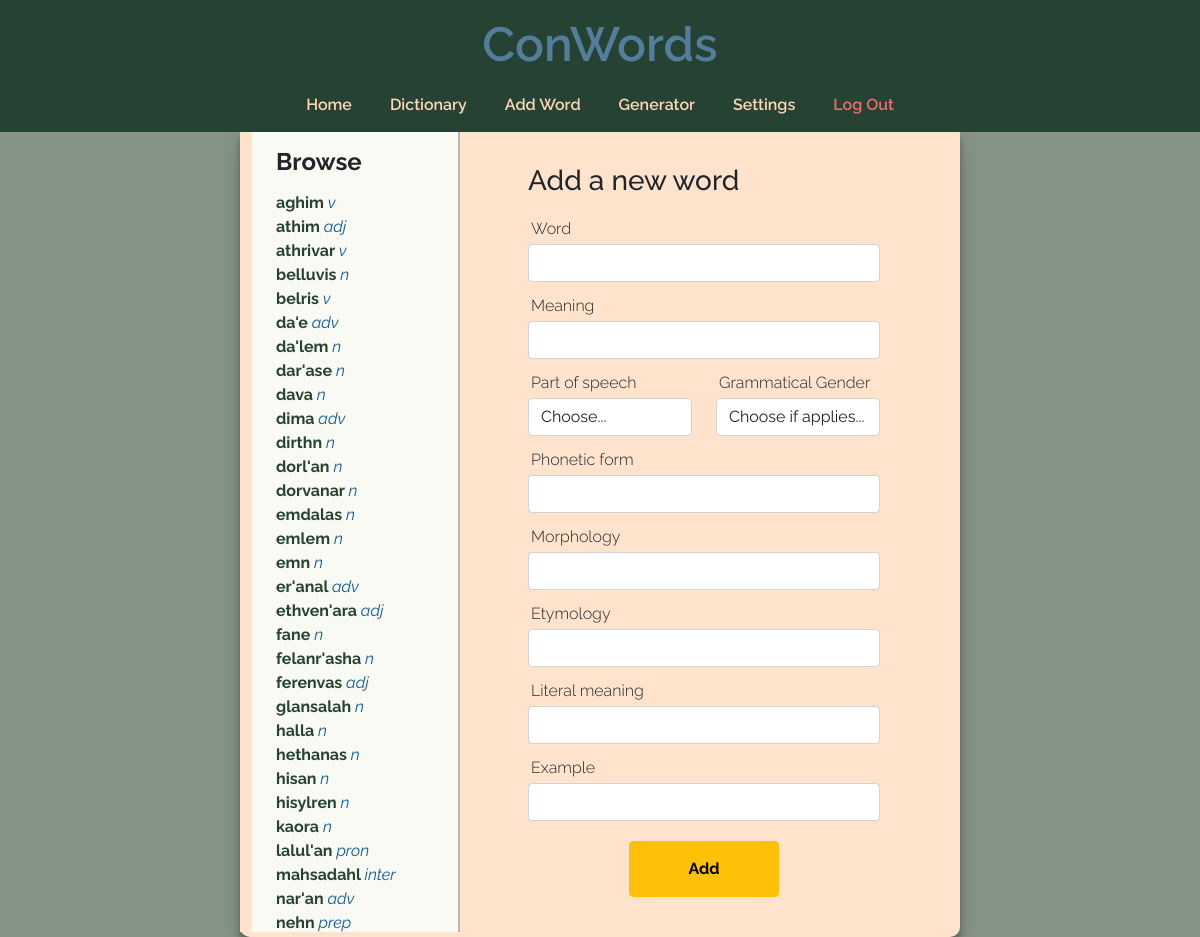
Before: /addword (signed in) with the older database file.
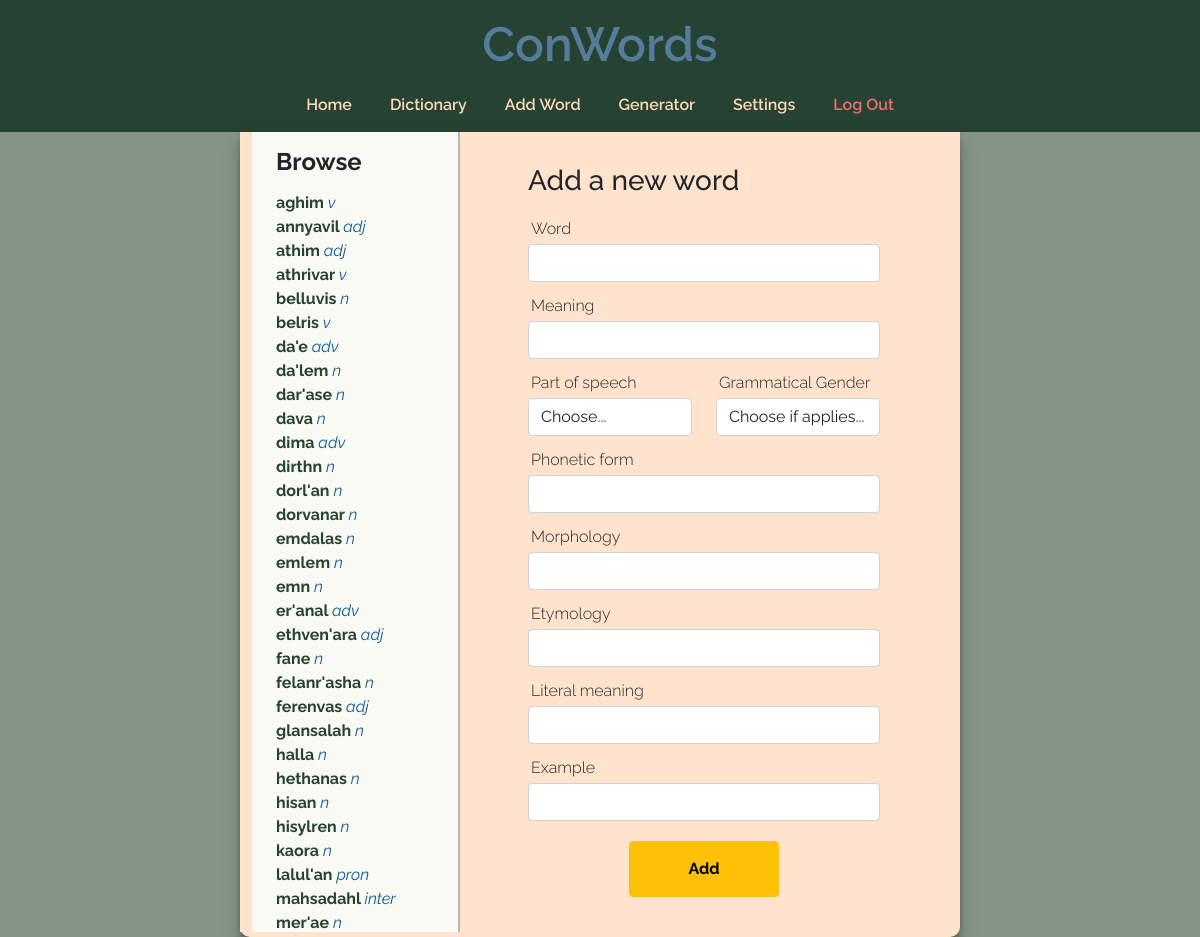
After: the same page with the newer database file.
### tables this page shows
CREATE TABLE entries (
id INTEGER NOT NULL PRIMARY KEY AUTOINCREMENT,
word_id INTEGER NOT NULL,
meaning_id INTEGER NOT NULL,
part_of_speech_id INTEGER,
grammatical_gender_id INTEGER,
phonetic_form TEXT,
morphology TEXT,
etymology TEXT,
literal_meaning TEXT,
example TEXT,
user_id INTEGER NOT NULL,
FOREIGN KEY(word_id) REFERENCES words(id),
FOREIGN KEY(meaning_id) REFERENCES meanings(id),
FOREIGN KEY(part_of_speech_id) REFERENCES parts_of_speech(id),
FOREIGN KEY(grammatical_gender_id) REFERENCES grammatical_genders(id),
FOREIGN KEY(user_id) REFERENCES users(id)
);

CREATE TABLE words (
id INTEGER NOT NULL PRIMARY KEY AUTOINCREMENT,
word TEXT NOT NULL,
user_id INTEGER NOT NULL,
FOREIGN KEY(user_id) REFERENCES users(id)
);

CREATE TABLE parts_of_speech (
id INTEGER NOT NULL PRIMARY KEY AUTOINCREMENT,
part_of_speech TEXT NOT NULL,
abbreviation TEXT,
user_id INTEGER NOT NULL,
FOREIGN KEY(user_id) REFERENCES users(id)
);

### app.py (the view, shortened to what this page needs)
@app.route("/addword", methods=["GET", "POST"])
@login_required
def add_word():
    db = get_db()
    words = db.execute("SELECT entries.id, word, abbreviation FROM entries, words, parts_of_speech WHERE entries.word_id = words.id AND entries.part_of_speech_id = parts_of_speech.id AND entries.user_id = ? ORDER BY word;", (session["user_id"],)).fetchall()
    pos_list = db.execute("SELECT part_of_speech FROM parts_of_speech WHERE user_id = ?;", (session["user_id"],)).fetchall()
    gram_gender_list = db.execute("SELECT grammatical_gender FROM grammatical_genders WHERE user_id = ?;", (session["user_id"], )).fetchall()
    if len(pos_list) == 0:
        return render_template("addword.html", pos_list=pos_list, gram_gender_list=gram_gender_list, words=words, pos_list_empty=True)
    db.close()
    return render_template("addword.html", pos_list=pos_list, gram_gender_list=gram_gender_list, words=words)

### app.py (called while the page is built)
@app.after_request
def after_request(response):
    response.headers["Cache-Control"] = "no-cache, no-store, must-revalidate"
    response.headers["Expires"] = 0
    response.headers["Pragma"] = "no-cache"
    return response

### helpers.py (called while the page is built)
def get_db():
    connection = sqlite3.connect("conlang.db")
    return connection

def login_required(f):
    @wraps(f)
    def decorated_function(*args, **kwargs):
        if session.get("user_id") is None:
            return redirect("/login")
        return f(*args, **kwargs)
    return decorated_function

### templates/addword.html (shortened to what this page needs)
{% extends "layout.html" %}
{% block main %}
<div class="row mainrow">
    <div class="col-sm-4 left-menu">
        <div class="dict-display">
            <h4><strong>Browse</strong></h4>
            {% for word in words %}
                <a class="dict-link" name="word-link" href="/dictionary?value={{ word[0] }}">{{ word[1] }} <span class="abbr">{{ word[2] }}</span></a><br/>
            {% endfor %}
        </div>
    </div>
    <div class="col-sm-8">
        <div class="right-inner-col">
            <form action="/addword" method="post">
                <h3>Add a new word</h3>
                <div class="form-row">
                    <div class="form-group">
                        <label for="inputWord">Word</label>
                        <input type="text" class="form-control" id="inputWord" name="inputWord" value="{{ new_word }}" autocomplete="off">
                    </div>
                    <div class="form-group">
                        <label for="inputMeaning">Meaning</label>
                        <input type="text" class="form-control" id="inputMeaning" name="inputMeaning" autocomplete="off">
                    </div>
                    <div class="form-row row">
                        <div class="form-group col-md-6">
                            <label for="inputPOS">Part of speech</label>
                            <select id="inputPOS" name="inputPOS" class="form-control">
                                <option disabled selected>Choose...</option>
                            </select>
                        </div>
                        <div class="form-group col-md-6">
                            <label for="inputGender">Grammatical Gender</label>
                            <select id="inputGender" name="inputGender" class="form-control">
                                <option value="none" selected>Choose if applies...</option>
                            </select>
                        </div>
                    </div>
                </div>
                <div class="form-group">
                    <label for="inputPhonetic">Phonetic form</label>
                    <input type="text" class="form-control" name="inputPhonetic" id="inputPhonetic">
                </div>
                <div class="form-group">
                    <label for="inputMorphology">Morphology</label>
                    <input type="text" class="form-control" name="inputMorphology" id="inputMorphology">
                </div>
                <div class="form-group">
                    <label for="inputEtymology">Etymology</label>
                    <input type="text" class="form-control" name="inputEtymology" id="inputEtymology">
                </div>
                <div class="form-group">
                    <label for="inputLiteralMeaning">Literal meaning</label>
                    <input type="text" class="form-control" name="inputLiteralMeaning" id="inputLiteralMeaning">
                </div>
                <div class="form-group">
                    <label for="inputExample">Example</label>
                    <input type="text" class="form-control" name="inputExample" id="inputExample">
                </div>
                <div class="btn-cenetered-div">
                    <button type="submit" class="btn btn-warning big-btn" id="addword">Add</button>
                </div>
            </form>
        </div>
    </div>
</div>
{% endblock %}

Changed rows visible on the page:
no longer on this page (row unchanged): entries: {{ word[0] }} 18 (drawn), word "nar'an", abbreviation "adv"
no longer on this page (row unchanged): entries: {{ word[0] }} 30 (drawn), word "nehn", abbreviation "prep"
added entries: {{ word[0] }} 56 (drawn), word "annyavil", abbreviation "adj"
added entries: {{ word[0] }} 58 (drawn), word "mer'ae", abbreviation "n"
